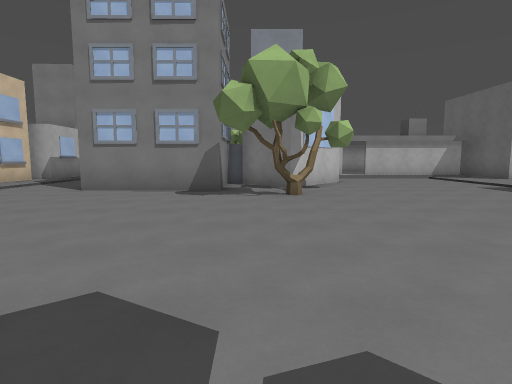
view 1 (above)

24 first-person views from a walk through a Godot game level. The camera is 1.5 m above the floor, tilts 6° down and sees 80° across. The floor is counted in squares, 2 m on a side. Each view is taken from the middle of a square. On the plan, view 1 faces up. The plan holds only what a view shows up to about 10 squares ahead; the rest is blank. Surface patterns are stand-ins for the level's own textures.

view 2
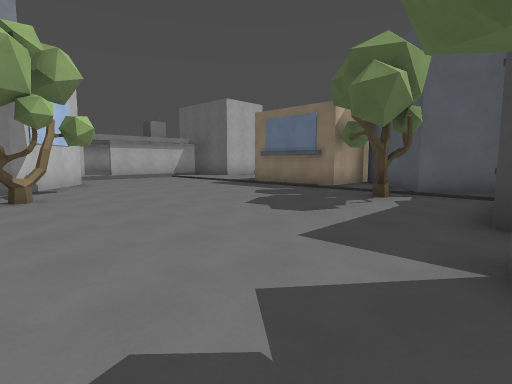

view 3
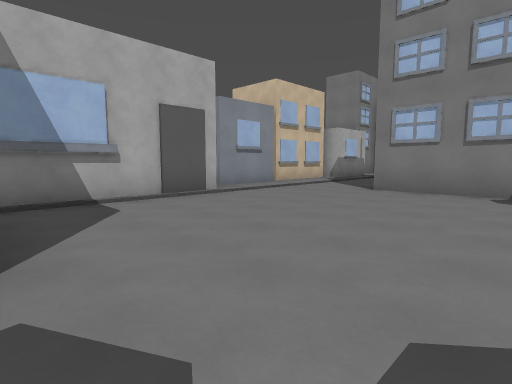

view 4
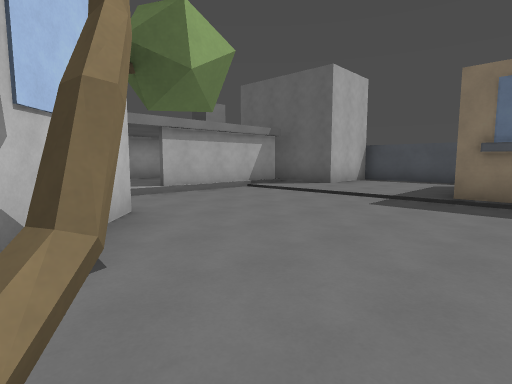

view 5
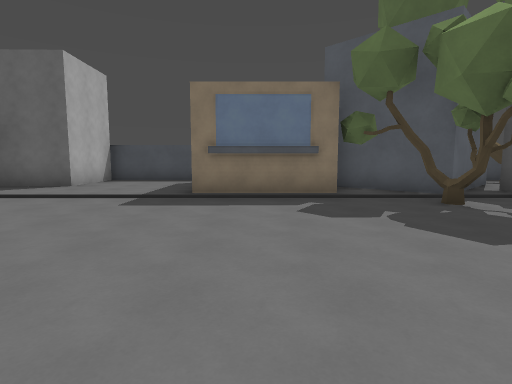

view 6
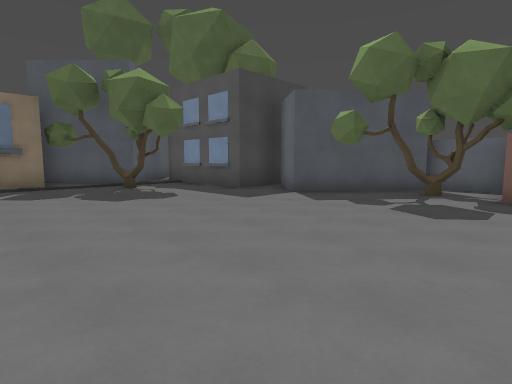

view 7
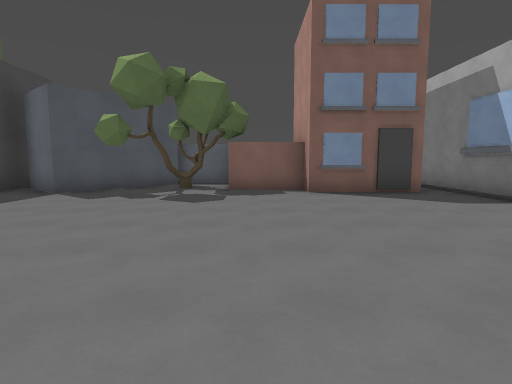

view 8
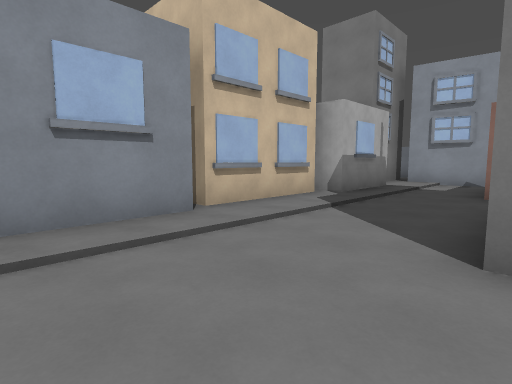

view 9
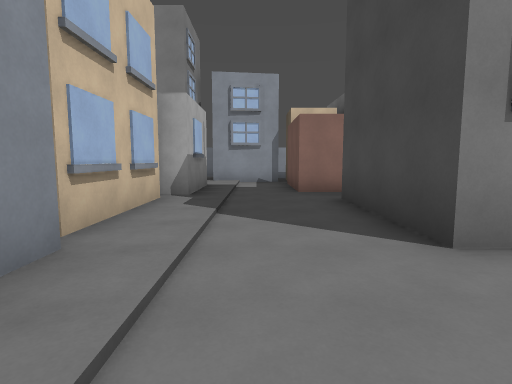

view 10
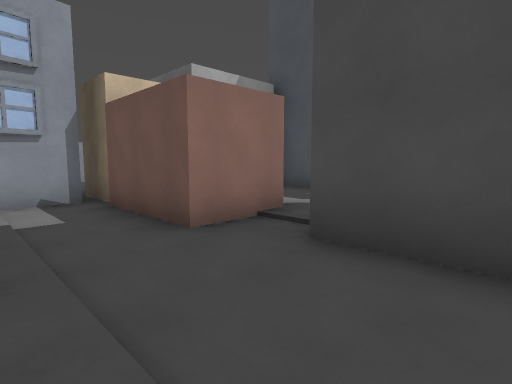

view 11
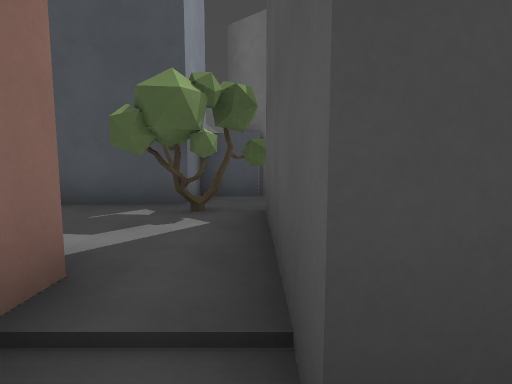

view 12
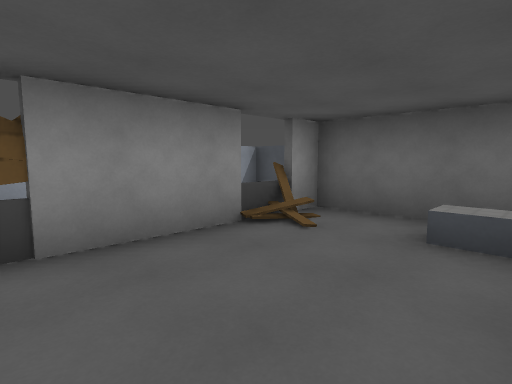

view 13
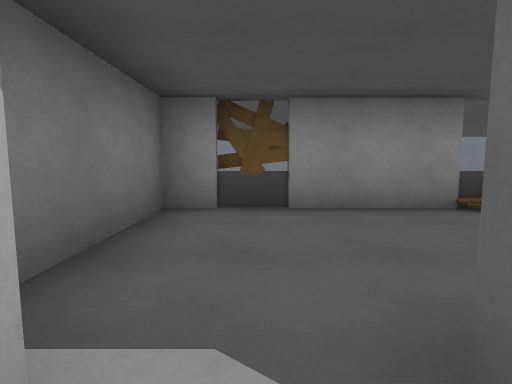

view 14
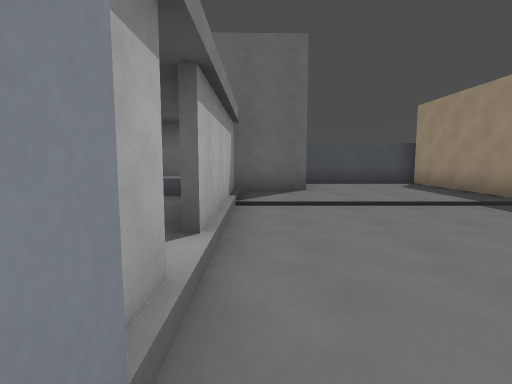

view 15
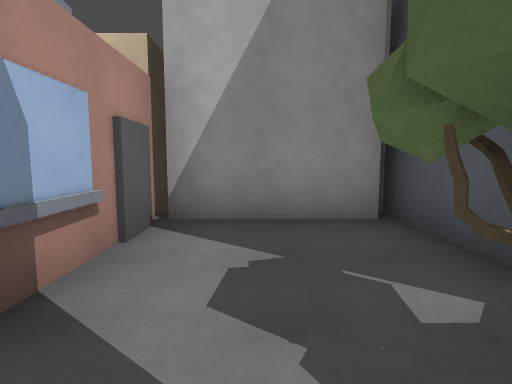

view 16
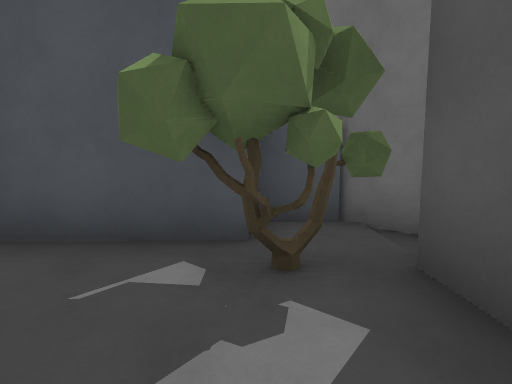

view 17
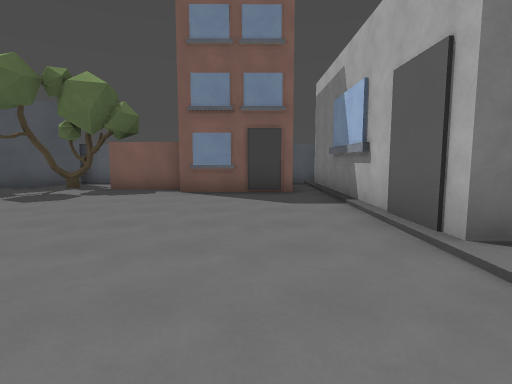

view 18
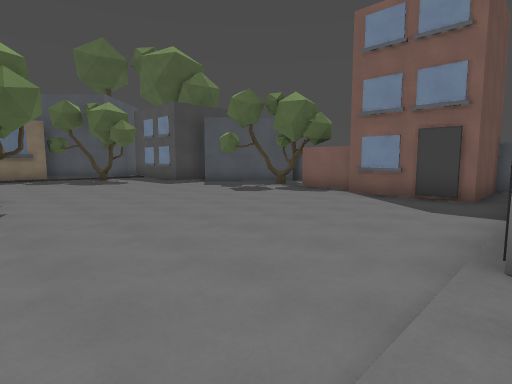

view 19
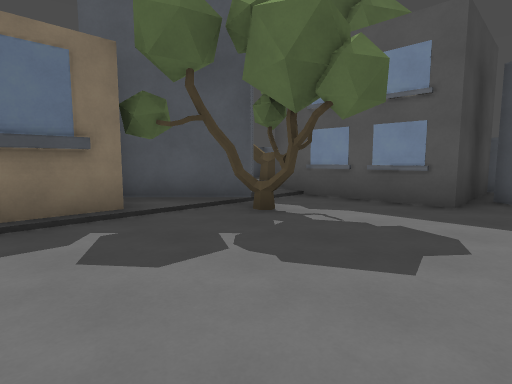

view 20
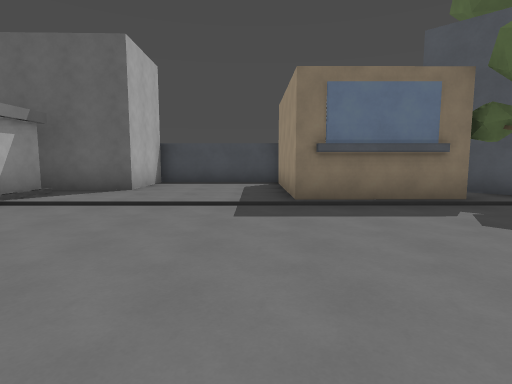

view 21
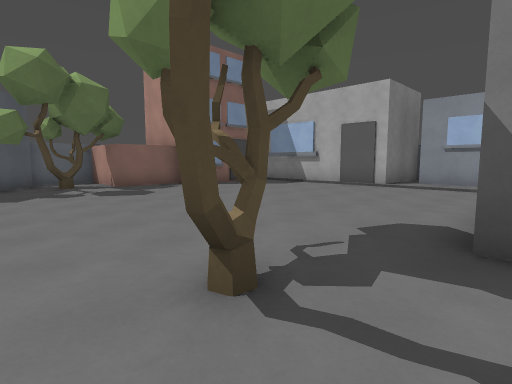

view 22
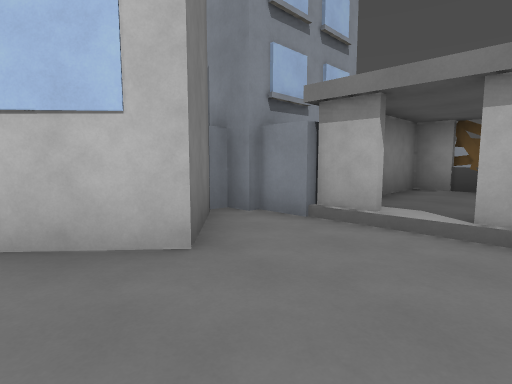

view 23
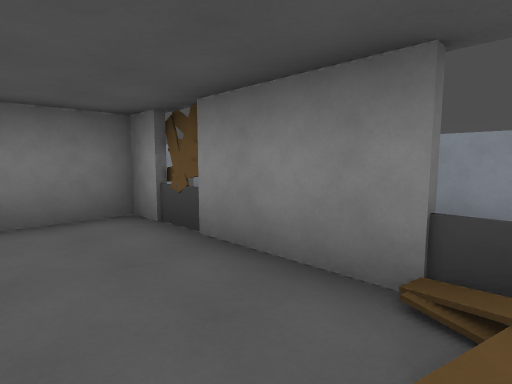

view 24
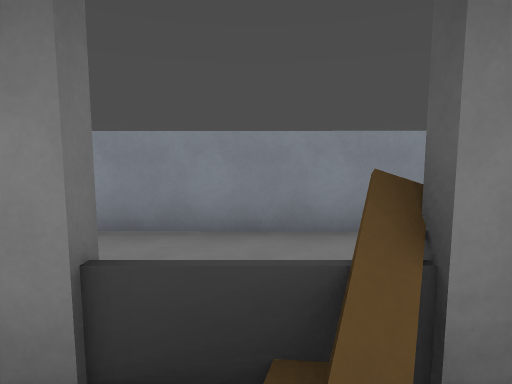

### Floor plan
Key: @ floor where view 1 was taken; # wall or solid block; . main floor; : floor 0.25 m higher than the main floor; / step, stairs or slope; = window, fence, low wall or low ledge; ^ raised ledge.
Columns run from 8 left of view 1 to 12 right of it. Each row starts with its distance up from view 1.
 19         #  ########
 18    #    #    .... #
 17    .
 16 ###.##    #####=#
 15 #:..#######:::::#
 14 #:.##:::###:::::#
 13 #:.##:::####:##^##
 12 #:...::###...../:#
 11 #:../:::###..../:####
 10 #:..#######..../::::#
  9 #:..######...../::::#
  8 #:..####......./::::#
  7 #:.......#...../#####
  6 #:............./#
  5 #:............./##
  4 ##............./:#
  3  #............####
  2  #.............###
  1  #.............# #
  0  #.##...@.#..###
 -1  #.####.#.##.#
 -2  #.#  #..## .#
 -3  ###  ####  ##

Where each view was taken, in squares from view 1:
view 1: 0 up, 0 right, facing up
view 2: 0 up, 0 right, facing up-right
view 3: 0 up, 1 left, facing up-left
view 4: 6 up, 1 right, facing up-right
view 5: 6 up, 1 right, facing right
view 6: 6 up, 2 left, facing down-right
view 7: 7 up, 2 left, facing down
view 8: 5 up, 4 left, facing up-left
view 9: 5 up, 6 left, facing up
view 10: 9 up, 7 left, facing up-right
view 11: 11 up, 5 left, facing right
view 12: 13 up, 4 right, facing up-right
view 13: 12 up, 4 right, facing up
view 14: 12 up, 2 right, facing right
view 15: 11 up, 2 left, facing up
view 16: 12 up, 3 left, facing right
view 17: 7 up, 5 left, facing down
view 18: 7 up, 7 left, facing down-right
view 19: 6 up, 3 right, facing down-right
view 20: 8 up, 2 right, facing right
view 21: 8 up, 2 right, facing down-left
view 22: 9 up, 5 right, facing up-left
view 23: 14 up, 7 right, facing up-left
view 24: 15 up, 7 right, facing up
